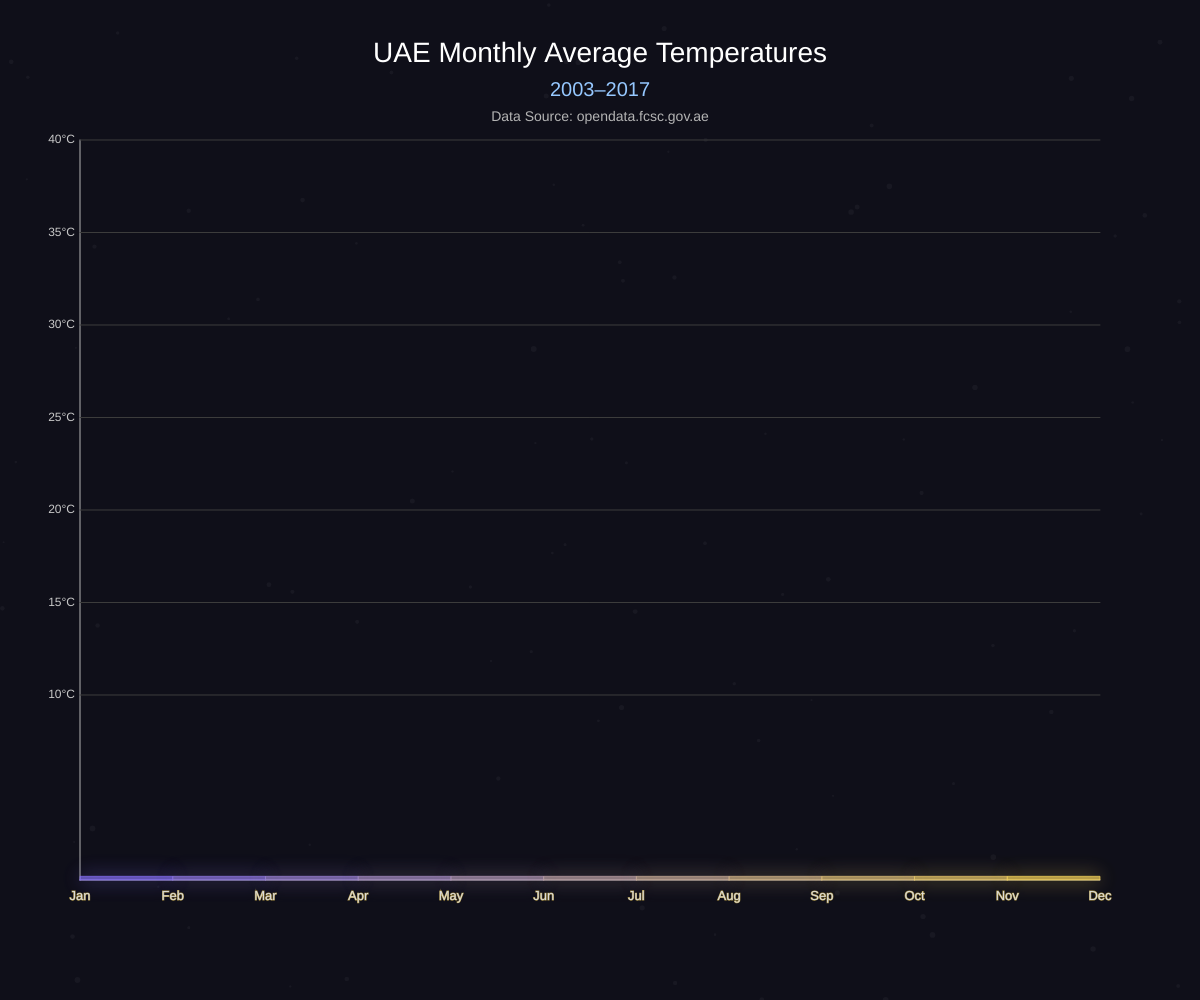
Frame 1 (no input)
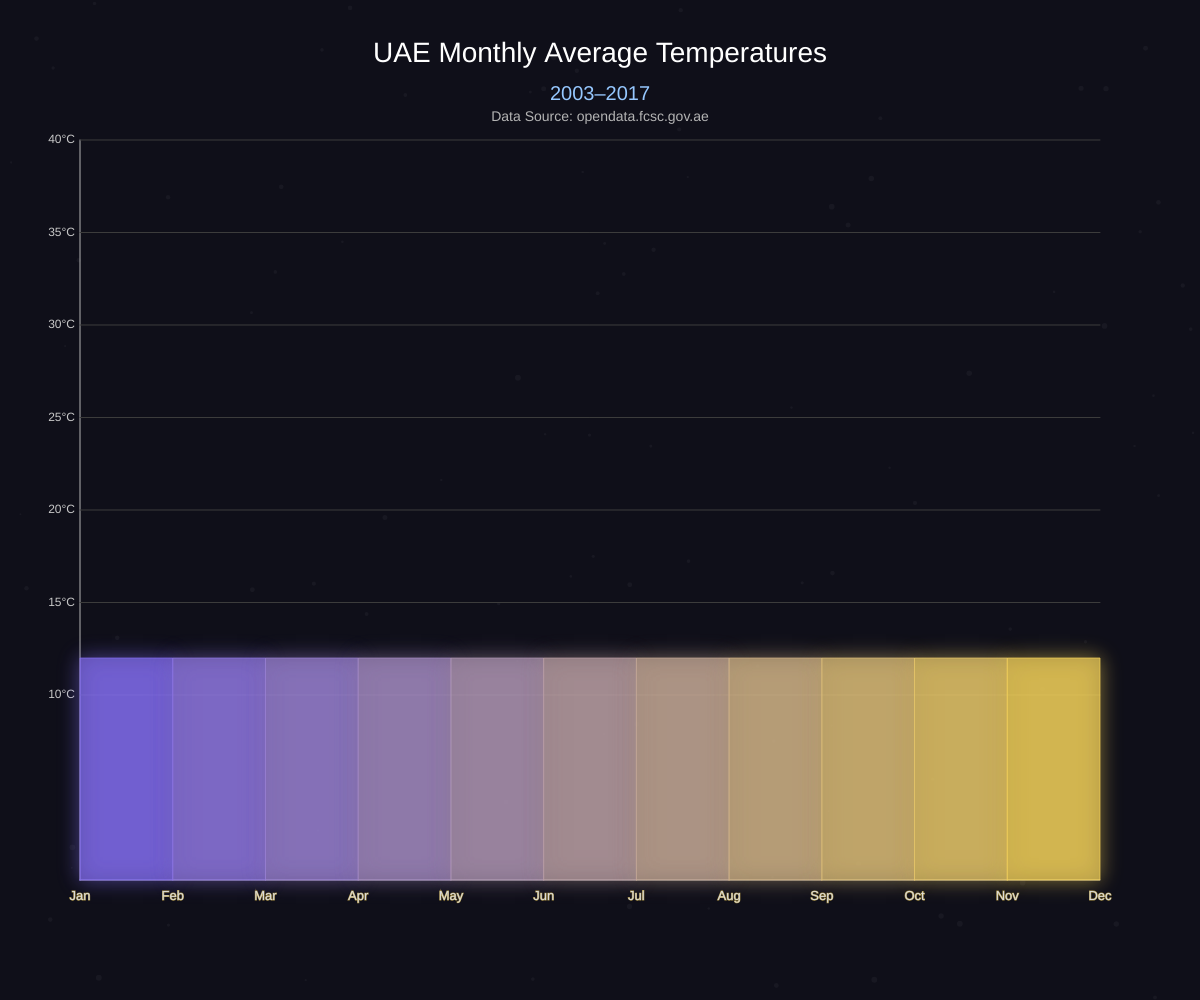
Frame 60 (no input)
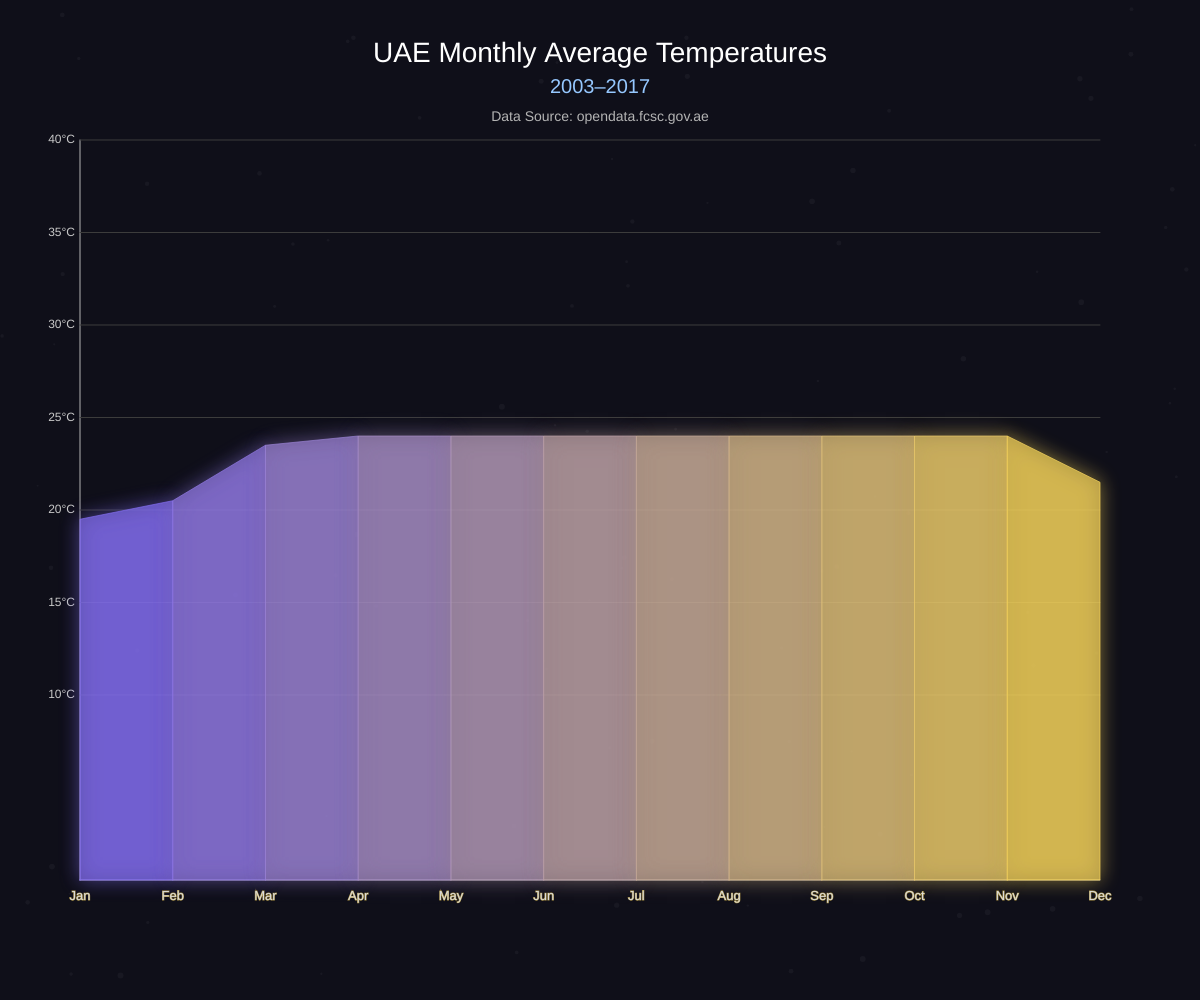
Frame 120 (the mouse pressed at the canvas centre since frame 60)

The p5.js sketch that drew these frames (run headless with seeded random() and noise() and a simulated clock; from frame 60 on, the mouse is pressed at the canvas centre):

// p5.js sketch
// ── sketch.js
let months = [
  "Jan", "Feb", "Mar", "Apr", "May", "Jun",
  "Jul", "Aug", "Sep", "Oct", "Nov", "Dec"
];

let temperatures = [19.5, 20.5, 23.5, 27.5, 31.5, 33.5, 35.5, 36.5, 33.5, 29.5, 25.5, 21.5];
let colors = [];
let animatedTemps = Array(12).fill(0);
let maxTemp = 40;
let animationSpeed = 0.2;
let waveOffset = 0;
let lastResetTime = 0;
let bgParticles = [];

function setup() {
  // Setup canvas, color mapping for months, and initialize background particles
  createCanvas(windowWidth, windowHeight);
  textFont("Arial");

  for (let i = 0; i < months.length; i++) {
    colors[i] = color(
      map(i, 0, months.length, 120, 255),
      100 + (i * 10) % 155,
      255 - (i * 15) % 255,
      180
    );
  }

  for (let i = 0; i < 100; i++) {
    bgParticles.push({
      x: random(width),
      y: random(height),
      r: random(1, 3),
      dx: random(-0.5, 0.5),
      dy: random(-0.5, 0.5)
    });
  }

  lastResetTime = millis();
}

function draw() {
  // Main animation loop for visualizing temperature graph and interactions
  drawMovingBackground();
  drawTitle();
  drawAxes();
  animateGraph();
  drawStackedArea();
  drawLabels();
  drawHoverEffect();

  waveOffset += 0.03;

  if (millis() - lastResetTime > 7000) {
    animatedTemps = Array(12).fill(0);
    lastResetTime = millis();
  }
}

function drawMovingBackground() {
  // Creates animated star-like particles in the background
  background(15, 15, 25);

  noStroke();
  fill(255, 255, 255, 10);
  for (let p of bgParticles) {
    ellipse(p.x, p.y, p.r * 2);
    p.x += p.dx;
    p.y += p.dy;

    if (p.x < 0) p.x = width;
    if (p.x > width) p.x = 0;
    if (p.y < 0) p.y = height;
    if (p.y > height) p.y = 0;
  }
}

function drawTitle() {
  // Displays chart title and animated subtitle with source reference
  textAlign(CENTER, TOP);
  fill(255);
  textSize(28);
  text("UAE Monthly Average Temperatures", width / 2, 40);

  push();
  fill(150, 200, 255);
  textSize(20);
  let waveY = 80 + sin(waveOffset) * 5;
  text("2003–2017", width / 2, waveY);
  pop();

  fill(180);
  textSize(14);
  text("Data Source: opendata.fcsc.gov.ae", width / 2, 110);
}

function drawAxes() {
  // Draws X and Y axes with labeled temperature ticks
  stroke(180);
  strokeWeight(1);
  let baseY = height - 120;
  let topY = 140;
  line(80, baseY, width - 100, baseY);
  line(80, topY, 80, baseY);

  for (let t = 10; t <= maxTemp; t += 5) {
    let y = map(t, 0, maxTemp, baseY, topY);
    stroke(60);
    line(80, y, width - 100, y);
    noStroke();
    fill(200);
    textSize(12);
    textAlign(RIGHT, CENTER);
    text(t + "°C", 75, y);
  }
}

function animateGraph() {
  // Increments animated temperature values smoothly towards actual data
  for (let i = 0; i < temperatures.length; i++) {
    if (animatedTemps[i] < temperatures[i]) {
      animatedTemps[i] += animationSpeed;
      if (animatedTemps[i] > temperatures[i]) {
        animatedTemps[i] = temperatures[i];
      }
    }
  }
}

function drawStackedArea() {
  // Draws stacked area temperature graph with animated segments
  let graphStartX = 80;
  let graphEndX = width - 100;
  let baseY = height - 120;
  let topY = 140;

  for (let i = 0; i < months.length; i++) {
    let x = map(i, 0, months.length - 1, graphStartX, graphEndX);
    let y = map(animatedTemps[i], 0, maxTemp, baseY, topY);
    if (i > 0) {
      let prevX = map(i - 1, 0, months.length - 1, graphStartX, graphEndX);
      let prevY = map(animatedTemps[i - 1], 0, maxTemp, baseY, topY);

      fill(colors[i]);
      stroke(colors[i]);
      strokeWeight(1);
      drawingContext.shadowBlur = 20;
      drawingContext.shadowColor = colors[i];
      beginShape();
      vertex(prevX, baseY);
      vertex(prevX, prevY);
      vertex(x, y);
      vertex(x, baseY);
      endShape(CLOSE);
      drawingContext.shadowBlur = 0;
    }
  }
}

function drawLabels() {
  // Draws month labels along the X-axis
  let graphStartX = 80;
  let graphEndX = width - 100;
  let baseY = height - 110;

  for (let i = 0; i < months.length; i++) {
    let x = map(i, 0, months.length - 1, graphStartX, graphEndX);
    fill(220);
    textSize(13);
    textAlign(CENTER, TOP);
    text(months[i], x, baseY);
  }
}

function drawHoverEffect() {
  // Highlights data point and displays temperature value when hovered
  let graphStartX = 80;
  let graphEndX = width - 100;
  let baseY = height - 120;
  let topY = 140;

  for (let i = 0; i < months.length; i++) {
    let x = map(i, 0, months.length - 1, graphStartX, graphEndX);
    let y = map(animatedTemps[i], 0, maxTemp, baseY, topY);

    if (dist(mouseX, mouseY, x, y) < 10) {
      fill(255, 0, 0);
      noStroke();
      ellipse(x, y, 10, 10);
      fill(255);
      textSize(14);
      textAlign(CENTER, BOTTOM);
      text(temperatures[i] + "°C", x, y - 12);
    }
  }
}
